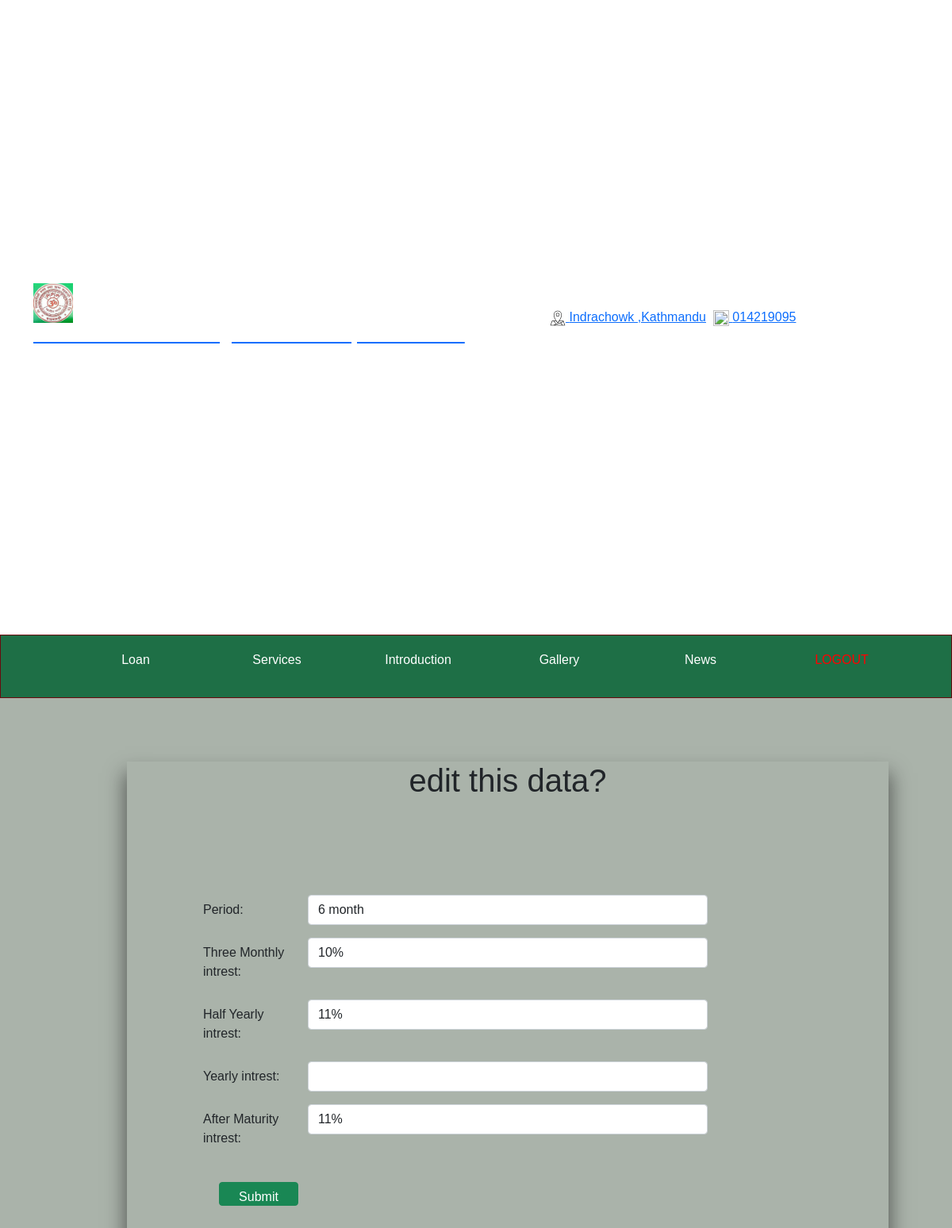
Page /mudati_update_page.php?c_id=1 (signed in) on the committed database.
### tables this page shows
CREATE TABLE `mudhati` (
  `c_id` int(11) NOT NULL,
  `period` varchar(20) DEFAULT NULL,
  `three_month` varchar(10) DEFAULT NULL,
  `six_month` varchar(10) DEFAULT NULL,
  `yearly` varchar(10) DEFAULT NULL,
  `after_maturity` varchar(10) DEFAULT NULL
);

### mudati_update_page.php (the view, shortened to what this page needs)
<?php
if(!isset($_SESSION['admin_id'])){
  header('location: admin_login.php');
}
else{
?>
<html>
    <head>
        <link href="https://cdn.jsdelivr.net/npm/bootstrap@5.1.1/dist/css/bootstrap.min.css" rel="stylesheet">
	<link rel="stylesheet" href="css/style.css">
</head>
<body>
    <?php include('portion/menu_admin.php'); ?>
    <?php
    $i = $_GET['c_id'];
$con = mysqli_connect('localhost','root','') or die(mysqli_error($con));
mysqli_select_db($con,'finance') or die(mysqli_error($con));
$query = "SELECT * FROM mudhati where c_id =$i";
$result = mysqli_query($con,$query)or die(mysqli_error($con));
$arr=mysqli_fetch_array($result,MYSQLI_ASSOC);
?>
<div class="about-sec-ab">
    <h1 align="center">edit this data?</h1>
    <form method="POST" action="core/mudhati_update_process.php" class="add-admin">
    <div class="login-user"><input type="hidden" name="c_id" value="<?php echo $arr['c_id']?>"></div><br>
  <div class="row mb-3">
    <label for="inputEmail3" class="col-sm-2 col-form-label">Period:</label>
    <div class="col-sm-8">
      <input type="text" class="form-control" id="period" name="period" value="<?php echo $arr['period']?>">
    </div>
  </div>
  <div class="row mb-3">
    <label for="inputEmail3" class="col-sm-2 col-form-label"> Three Monthly intrest:</label>
    <div class="col-sm-8">
      <input type="text" class="form-control" id="three_month" name="three_month" value="<?php echo $arr['three_month']?>">
    </div>
  </div>
  <div class="row mb-3">
    <label for="inputEmail3" class="col-sm-2 col-form-label">  Half Yearly intrest:</label>
    <div class="col-sm-8">
      <input type="text" class="form-control" id="six_month" name="six_month" value="<?php echo $arr['six_month']?>">
    </div>
  </div>
  <div class="row mb-3">
    <label for="inputEmail3" class="col-sm-2 col-form-label"> Yearly intrest:</label>
    <div class="col-sm-8">
      <input type="text" class="form-control" id="yearly" name="yearly" value="<?php echo $arr['yearly']?>">
    </div>
  </div>
  <div class="row mb-3">
    <label for="inputEmail3" class="col-sm-2 col-form-label">  After Maturity intrest:</label>
    <div class="col-sm-8">
      <input type="text" class="form-control" id="after_maturity" name="after_maturity" value="<?php echo $arr['after_maturity']?>">
    </div>
  </div>
  <input type="submit" class="btn btn-success" name="submit" style="height: 30px; width:100px; margin-left:20px;  margin-top:20px;">
</form>
 </div>
</body>
</html>
<?php
}
?>

### css/style.css (style rules this page uses)
* { padding: 0; margin: 0; }
body { background-color:#aab3aa ; box-sizing: border-box; font-family: sans-serif; }
.about-sec-ab { margin-top: 10vh; margin-left: 20vh; margin-bottom: 20vh; border: 1px black; width: 80%; -webkit-box-shadow: 0px 17px 23px 3px rgba(26,25,25,0.55); -moz-box-shadow: 0px 17px 23px 3px rgba(26,25,25,0.55); box-shadow: 0px 17px 23px 3px rgba(26,25,25,0.55); }
.add-admin { margin: 12vh; padding-bottom: 10vh; }

### rows in the picture
mudhati: period "6 month", three_month "10%", six_month "11%", after_maturity "11%"
